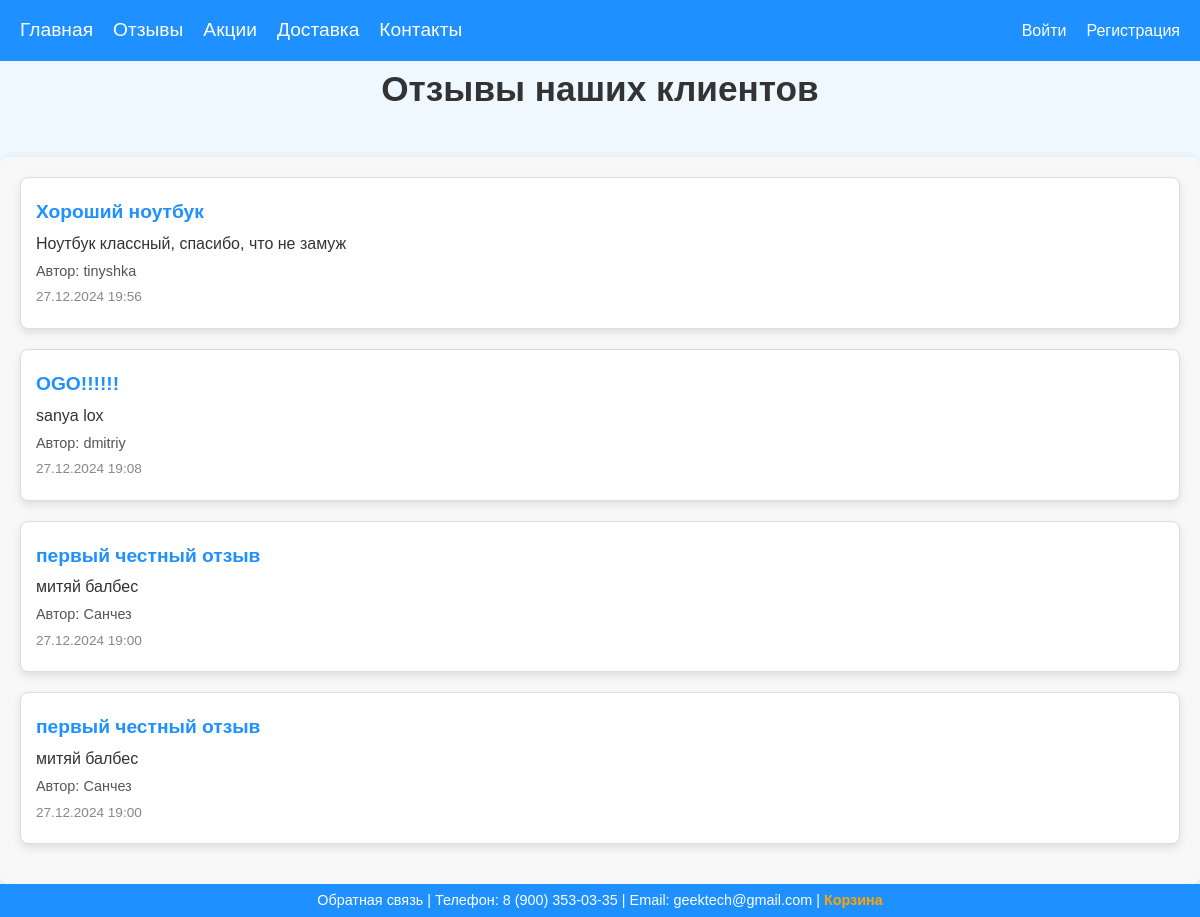
Screenshot of /geektech/reviews/ with the database file from the repository.
### shopapp/models.py (models this page shows, shortened)
class Feedback(models.Model):
    author = models.ForeignKey(User, on_delete=models.CASCADE)
    title = models.CharField(max_length=150)
    text = models.TextField(max_length=2000)
    created_timestamp = models.DateTimeField(auto_now_add=True)

### shopapp/views.py (the view)
# urls.py: path('reviews/', ReviewsView.as_view(), name='reviews'),
class ReviewsView(View):
    def get(self, request: HttpRequest):
        feedbacks = Feedback.objects.all().order_by('-created_timestamp')
        return render(request, 'reviews.html', {'feedbacks': feedbacks})

### shopapp/templates/reviews.html (shortened to what this page needs)
{% extends 'base.html' %}
{% block additional_styles %}
    {% load static %}
    <link rel="stylesheet" href="{% static 'css/base.css' %}">
    <link rel="stylesheet" href="{% static 'css/reviews.css' %}">
{% endblock %}
{% block main %}
<h1>Отзывы наших клиентов</h1>
<div class="feedbacks-container">
    {% for review in feedbacks %}
        <div class="feedback">
            <p><strong>{{ review.title }}</strong></p>
            <p>{{ review.text }}</p>
            <p class="name">Автор: {{ review.author.username }}</p>
            <p class="date">{{ review.created_timestamp|date:"d.m.Y H:i" }}</p>
        </div>
    {% empty %}
        <div class="no-feedback">
            <p>Пока нет отзывов. Будьте первым, кто оставит отзыв!</p>
        </div>
    {% endfor %}
</div>
{% endblock %}

### shopapp/static/css/base.css (style rules this page uses)
* { margin: 0; padding: 0; box-sizing: border-box; }
body { font-family: Arial, sans-serif; background-color: #f0f8ff; color: #333; line-height: 1.6; display: flex; flex-direction: column; min-height: 100vh; }

### staticfiles/css/reviews.css (style rules this page uses)
.feedbacks-container { width: 100%; max-width: 1200px; margin: 0 auto; padding: 20px; box-sizing: border-box; background-color: #f8f8f8; border-radius: 8px; box-shadow: 0 2px 10px rgba(0, 0, 0, 0.1); }
.feedback { background-color: #ffffff; border: 1px solid #ddd; padding: 15px; margin-bottom: 20px; border-radius: 8px; box-shadow: 0 4px 8px rgba(0, 0, 0, 0.1); transition: transform 0.3s ease, box-shadow 0.3s ease; }
.feedback p { margin: 5px 0; line-height: 1.5; }
.feedback p strong { color: #1e90ff; font-size: 1.2em; }
.feedback p:last-child { font-size: 0.85em; color: #888; }
h1 { text-align: center; margin-bottom: 40px; font-size: 2.2em; color: #333; }
.name { font-size: 0.9em; color: #555; }

### rows the page displays
Feedback: title "Хороший ноутбук", text "Ноутбук классный, спасибо, что не замуж", author.username "tinyshka", created_timestamp "27.12.2024 19:56"
Feedback: title "OGO!!!!!!", text "sanya lox", author.username "dmitriy", created_timestamp "27.12.2024 19:08"
Feedback: title "первый честный отзыв", text "митяй балбес", author.username "Санчез", created_timestamp "27.12.2024 19:00"
Feedback: title "первый честный отзыв", text "митяй балбес", author.username "Санчез", created_timestamp "27.12.2024 19:00"
